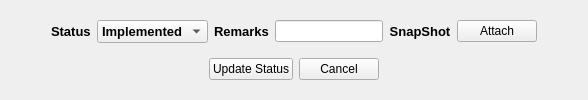
            <widget class="QWidget" name="mps_sub_page_status">
             <layout class="QGridLayout" name="gridLayout_6">
              <item row="0" column="0">
               <layout class="QHBoxLayout" name="horizontalLayout_3">
                <item>
                 <spacer name="horizontalSpacer_40">
                  <property name="orientation">
                   <enum>Qt::Horizontal</enum>
                  </property>
                  <property name="sizeHint" stdset="0">
                   <size>
                    <width>40</width>
                    <height>20</height>
                   </size>
                  </property>
                 </spacer>
                </item>
                <item>
                 <widget class="QLabel" name="label_3">
                  <property name="font">
                   <font>
                    <family>Arial</family>
                    <pointsize>10</pointsize>
                    <weight>75</weight>
                    <bold>true</bold>
                   </font>
                  </property>
                  <property name="text">
                   <string>Status</string>
                  </property>
                 </widget>
                </item>
                <item>
                 <widget class="QComboBox" name="mps_upstatus_combo">
                  <property name="sizePolicy">
                   <sizepolicy hsizetype="Expanding" vsizetype="Preferred">
                    <horstretch>0</horstretch>
                    <verstretch>0</verstretch>
                   </sizepolicy>
                  </property>
                  <property name="font">
                   <font>
                    <pointsize>10</pointsize>
                    <weight>75</weight>
                    <bold>true</bold>
                   </font>
                  </property>
                  <item>
                   <property name="text">
                    <string>Implemented</string>
                   </property>
                  </item>
                  <item>
                   <property name="text">
                    <string>Approved</string>
                   </property>
                  </item>
                  <item>
                   <property name="text">
                    <string>Rejected</string>
                   </property>
                  </item>
                  <item>
                   <property name="text">
                    <string>Deleted</string>
                   </property>
                  </item>
                 </widget>
                </item>
                <item>
                 <widget class="QLabel" name="label_40">
                  <property name="font">
                   <font>
                    <family>Arial</family>
                    <pointsize>10</pointsize>
                    <weight>75</weight>
                    <bold>true</bold>
                   </font>
                  </property>
                  <property name="text">
                   <string>Remarks</string>
                  </property>
                  <property name="alignment">
                   <set>Qt::AlignCenter</set>
                  </property>
                 </widget>
                </item>
                <item>
                 <widget class="QLineEdit" name="mps_upstatus_remarks_line_edit"/>
                </item>
                <item>
                 <widget class="QLabel" name="label_41">
                  <property name="font">
                   <font>
                    <family>Arial</family>
                    <pointsize>10</pointsize>
                    <weight>75</weight>
                    <bold>true</bold>
                   </font>
                  </property>
                  <property name="text">
                   <string>SnapShot</string>
                  </property>
                  <property name="alignment">
                   <set>Qt::AlignCenter</set>
                  </property>
                 </widget>
                </item>
                <item>
                 <widget class="QPushButton" name="mps_openfile_button_3">
                  <property name="text">
                   <string>Attach</string>
                  </property>
                 </widget>
                </item>
                <item>
                 <spacer name="horizontalSpacer_41">
                  <property name="orientation">
                   <enum>Qt::Horizontal</enum>
                  </property>
                  <property name="sizeHint" stdset="0">
                   <size>
                    <width>40</width>
                    <height>20</height>
                   </size>
                  </property>
                 </spacer>
                </item>
               </layout>
              </item>
              <item row="1" column="0">
               <layout class="QGridLayout" name="gridLayout_14">
                <item row="0" column="1">
                 <widget class="QPushButton" name="mps_upstatus_button">
                  <property name="text">
                   <string>Update Status</string>
                  </property>
                 </widget>
                </item>
                <item row="0" column="3">
                 <spacer name="horizontalSpacer_43">
                  <property name="orientation">
                   <enum>Qt::Horizontal</enum>
                  </property>
                  <property name="sizeHint" stdset="0">
                   <size>
                    <width>40</width>
                    <height>20</height>
                   </size>
                  </property>
                 </spacer>
                </item>
                <item row="0" column="2">
                 <widget class="QPushButton" name="mps_upstatus_cancel_button">
                  <property name="text">
                   <string>Cancel</string>
                  </property>
                 </widget>
                </item>
                <item row="0" column="0">
                 <spacer name="horizontalSpacer_42">
                  <property name="orientation">
                   <enum>Qt::Horizontal</enum>
                  </property>
                  <property name="sizeHint" stdset="0">
                   <size>
                    <width>40</width>
                    <height>20</height>
                   </size>
                  </property>
                 </spacer>
                </item>
               </layout>
              </item>
             </layout>
            </widget>
